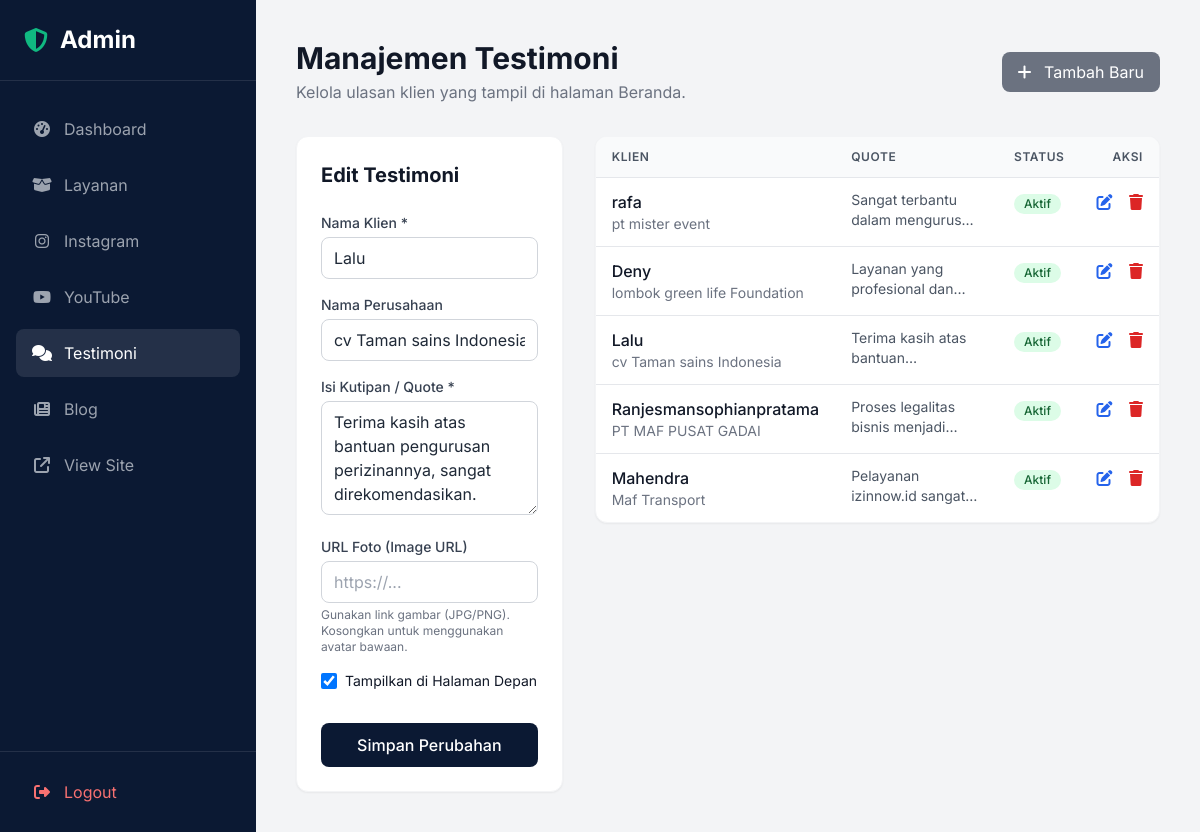
The app's page /admin/testimoni.php?edit=3 (signed in) with its own data.
### tables this page shows
CREATE TABLE `testimonials` (
  `id` int(11) NOT NULL,
  `client_name` varchar(255) NOT NULL,
  `company_name` varchar(255) DEFAULT NULL,
  `quote` text NOT NULL,
  `image_url` varchar(255) DEFAULT NULL,
  `video_url` varchar(255) DEFAULT NULL,
  `is_active` tinyint(1) DEFAULT 1
);

### admin/testimoni.php (the view, shortened to what this page needs)
<?php
require_once '../includes/db.php';
include 'includes/header.php';
$stmt = $pdo->query("SELECT * FROM testimonials ORDER BY id DESC");
$testimonials = $stmt->fetchAll();
$editData = null;
if (isset($_GET['edit'])) {
    $stmt = $pdo->prepare("SELECT * FROM testimonials WHERE id = ?");
    $stmt->execute([(int)$_GET['edit']]);
    $editData = $stmt->fetch();
}
?>
<div class="mb-8 flex justify-between items-center">
    <div>
        <h1 class="text-3xl font-bold text-gray-900">Manajemen Testimoni</h1>
        <p class="text-gray-500 mt-1">Kelola ulasan klien yang tampil di halaman Beranda.</p>
    </div>
    <?php if ($editData): ?>
        <a href="testimoni.php" class="px-4 py-2 bg-gray-500 text-white rounded-lg hover:bg-gray-600 transition-colors">
            <i class="fa-solid fa-plus mr-2"></i> Tambah Baru
        </a>
    <?php endif; ?>
</div>
<div class="grid grid-cols-1 lg:grid-cols-3 gap-8">
    <div class="lg:col-span-1 bg-white rounded-xl shadow-sm border border-gray-100 p-6 self-start sticky top-6">
        <h2 class="text-xl font-bold text-gray-900 mb-6"><?= $editData ? 'Edit Testimoni' : 'Tambah Testimoni Baru' ?></h2>
        <form action="testimoni.php" method="POST" class="space-y-4">
            <div>
                <label class="block text-sm font-medium text-gray-700 mb-1">Nama Klien *</label>
                <input type="text" name="client_name" required value="<?= htmlspecialchars($editData['client_name'] ?? '') ?>" class="w-full rounded-lg border border-gray-300 px-3 py-2 focus:ring-accent focus:border-accent">
            </div>
            <div>
                <label class="block text-sm font-medium text-gray-700 mb-1">Nama Perusahaan</label>
                <input type="text" name="company_name" value="<?= htmlspecialchars($editData['company_name'] ?? '') ?>" class="w-full rounded-lg border border-gray-300 px-3 py-2 focus:ring-accent focus:border-accent">
            </div>
            <div>
                <label class="block text-sm font-medium text-gray-700 mb-1">Isi Kutipan / Quote *</label>
                <textarea name="quote" required rows="4" class="w-full rounded-lg border border-gray-300 px-3 py-2 focus:ring-accent focus:border-accent"><?= htmlspecialchars($editData['quote'] ?? '') ?></textarea>
            </div>
            <div>
                <label class="block text-sm font-medium text-gray-700 mb-1">URL Foto (Image URL)</label>
                <input type="url" name="image_url" placeholder="https://..." value="<?= htmlspecialchars($editData['image_url'] ?? '') ?>" class="w-full rounded-lg border border-gray-300 px-3 py-2 focus:ring-accent focus:border-accent">
                <p class="text-xs text-gray-500 mt-1">Gunakan link gambar (JPG/PNG). Kosongkan untuk menggunakan avatar bawaan.</p>
            </div>
            <div class="flex items-center mt-4">
                <input type="checkbox" name="is_active" id="is_active" value="1" <?= (!$editData || $editData['is_active']) ? 'checked' : '' ?> class="h-4 w-4 text-accent border-gray-300 rounded focus:ring-accent">
                <label for="is_active" class="ml-2 block text-sm text-gray-900">Tampilkan di Halaman Depan</label>
            </div>
            <div class="pt-4">
                <button type="submit" class="w-full bg-primary text-white font-medium py-2.5 rounded-lg hover:bg-opacity-90 transition-colors">
                    <?= $editData ? 'Simpan Perubahan' : 'Simpan Testimoni' ?>
                </button>
            </div>
        </form>
    </div>
    <div class="lg:col-span-2">
        <div class="bg-white rounded-xl shadow-sm border border-gray-100 overflow-hidden">
            <div class="overflow-x-auto">
                <table class="w-full text-left border-collapse">
                    <thead>
                        <tr class="bg-gray-50 border-b border-gray-200">
                            <th class="py-3 px-4 text-xs font-semibold text-gray-600 uppercase tracking-wider">Klien</th>
                            <th class="py-3 px-4 text-xs font-semibold text-gray-600 uppercase tracking-wider">Quote</th>
                            <th class="py-3 px-4 text-xs font-semibold text-gray-600 uppercase tracking-wider">Status</th>
                            <th class="py-3 px-4 text-xs font-semibold text-gray-600 uppercase tracking-wider text-right">Aksi</th>
                        </tr>
                    </thead>
                    <tbody class="divide-y divide-gray-200">
                        <?php foreach ($testimonials as $t): ?>
                            <tr class="hover:bg-gray-50">
                                <td class="py-3 px-4 align-top">
                                    <div class="font-medium text-gray-900"><?= htmlspecialchars($t['client_name']) ?></div>
                                    <div class="text-sm text-gray-500"><?= htmlspecialchars($t['company_name']) ?></div>
                                </td>
                                <td class="py-3 px-4 align-top max-w-xs">
                                    <p class="text-sm text-gray-600 line-clamp-2" title="<?= htmlspecialchars($t['quote']) ?>">
                                        <?= htmlspecialchars($t['quote']) ?>
                                    </p>
                                </td>
                                <td class="py-3 px-4 align-top">
                                    <?php if ($t['is_active']): ?>
                                        <span class="inline-flex items-center px-2.5 py-0.5 rounded-full text-xs font-medium bg-green-100 text-green-800">Aktif</span>
                                    <?php else: ?>
                                        <span class="inline-flex items-center px-2.5 py-0.5 rounded-full text-xs font-medium bg-red-100 text-red-800">Nonaktif</span>
                                    <?php endif; ?>
                                </td>
                                <td class="py-3 px-4 align-top text-right whitespace-nowrap">
                                    <a href="testimoni.php?edit=<?= $t['id'] ?>" class="text-blue-600 hover:text-blue-900 mr-3" title="Edit">
                                        <i class="fa-solid fa-pen-to-square"></i>
                                    </a>
                                    <a href="testimoni.php?delete=<?= $t['id'] ?>" onclick="return confirm('Yakin ingin menghapus testimoni ini?');" class="text-red-600 hover:text-red-900" title="Hapus">
                                        <i class="fa-solid fa-trash"></i>
                                    </a>
                                </td>
                            </tr>
                        <?php endforeach; ?>
                    </tbody>
                </table>
            </div>
        </div>
    </div>
</div>
<?php include 'includes/footer.php'; ?>

### records on screen
testimonials: client_name "Lalu", company_name "cv Taman sains Indonesia", quote "Terima kasih atas bantuan pengurusan perizinannya, sangat direkomendasikan.", is_active "☑", quote "Terima kasih atas…", shows "Aktif"
testimonials: client_name "rafa", company_name "pt mister event", quote "Sangat terbantu dalam…", is_active "Aktif"
testimonials: client_name "Deny", company_name "lombok green life Foundation", quote "Layanan yang profesional…", is_active "Aktif"
testimonials: client_name "Ranjesmansophianpratama", company_name "PT MAF PUSAT GADAI", quote "Proses legalitas bisnis…", is_active "Aktif"
testimonials: client_name "Mahendra", company_name "Maf Transport", quote "Pelayanan izinnow.id…", is_active "Aktif"
